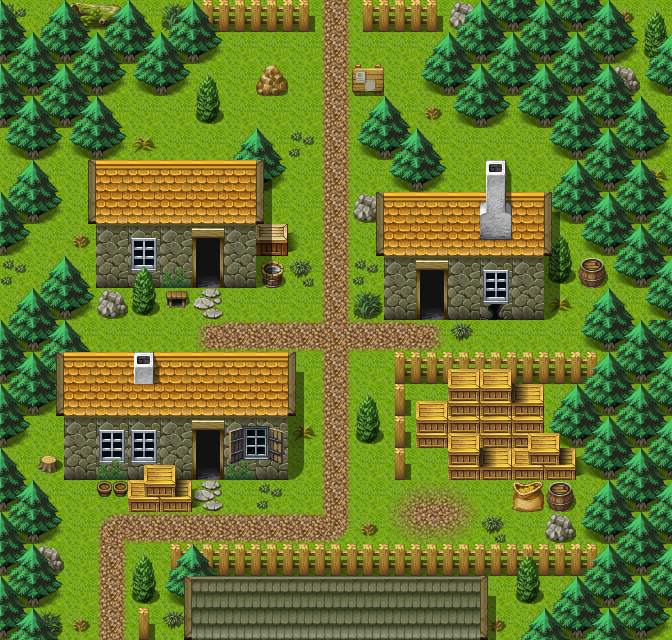

Below is a game level as drawn by its tile map, then a one-line description and the .tmx that defines it (tile-layer data replaced by summaries):
An orthogonal 21x20 tile map with 32x32 px tiles, 3 tile layers (Ground, Objects, Above), 1 hidden layer not drawn, 21 tilesets and 9 objects (5x mapchange, 3x spawn, sign).

<map version="1.0" orientation="orthogonal" width="21" height="20" tilewidth="32" tileheight="32">
    <properties>
        <property name="outdoors" value="1" />
    </properties>
    <tileset firstgid="1" name="map_6" tilewidth="32" tileheight="32">
        <image source="../drawable/map_6.png" width="256" height="256" />
    </tileset>
    <tileset firstgid="65" name="map_27" tilewidth="32" tileheight="32">
        <image source="../drawable/map_27.png" width="256" height="256" />
    </tileset>
    <tileset firstgid="129" name="map_22" tilewidth="32" tileheight="32">
        <image source="../drawable/map_22.png" width="256" height="256" />
    </tileset>
    <tileset firstgid="193" name="map_7" tilewidth="32" tileheight="32">
        <image source="../drawable/map_7.png" width="256" height="256" />
    </tileset>
    <tileset firstgid="257" name="map_28" tilewidth="32" tileheight="32">
        <image source="../drawable/map_28.png" width="256" height="256" />
    </tileset>
    <tileset firstgid="321" name="map_5" tilewidth="32" tileheight="32">
        <image source="../drawable/map_5.png" width="256" height="256" />
    </tileset>
    <tileset firstgid="385" name="map_4" tilewidth="32" tileheight="32">
        <image source="../drawable/map_4.png" width="256" height="256" />
    </tileset>
    <tileset firstgid="449" name="map_3" tilewidth="32" tileheight="32">
        <image source="../drawable/map_3.png" width="256" height="256" />
    </tileset>
    <tileset firstgid="513" name="map_21" tilewidth="32" tileheight="32">
        <image source="../drawable/map_21.png" width="256" height="256" />
    </tileset>
    <tileset firstgid="577" name="map_9" tilewidth="32" tileheight="32">
        <image source="../drawable/map_9.png" width="256" height="256" />
    </tileset>
    <tileset firstgid="641" name="map_1" tilewidth="32" tileheight="32">
        <image source="../drawable/map_1.png" width="256" height="256" />
    </tileset>
    <tileset firstgid="705" name="map_15" tilewidth="32" tileheight="32">
        <image source="../drawable/map_15.png" width="256" height="256" />
    </tileset>
    <tileset firstgid="769" name="map_26" tilewidth="32" tileheight="32">
        <image source="../drawable/map_26.png" width="256" height="256" />
    </tileset>
    <tileset firstgid="833" name="map_8" tilewidth="32" tileheight="32">
        <image source="../drawable/map_8.png" width="256" height="256" />
    </tileset>
    <tileset firstgid="897" name="map_18" tilewidth="32" tileheight="32">
        <image source="../drawable/map_18.png" width="256" height="256" />
    </tileset>
    <tileset firstgid="961" name="map_0" tilewidth="32" tileheight="32">
        <image source="../drawable/map_0.png" width="256" height="256" />
    </tileset>
    <tileset firstgid="1025" name="map_10" tilewidth="32" tileheight="32">
        <image source="../drawable/map_10.png" width="256" height="256" />
    </tileset>
    <tileset firstgid="1089" name="map_20" tilewidth="32" tileheight="32">
        <image source="../drawable/map_20.png" width="256" height="256" />
    </tileset>
    <tileset firstgid="1153" name="map_2" tilewidth="32" tileheight="32">
        <image source="../drawable/map_2.png" width="256" height="256" />
    </tileset>
    <tileset firstgid="1217" name="map_19" tilewidth="32" tileheight="32">
        <image source="../drawable/map_19.png" width="256" height="256" />
    </tileset>
    <tileset firstgid="1281" name="map_11" tilewidth="32" tileheight="32">
        <image source="../drawable/map_11.png" width="256" height="256" />
    </tileset>
    <layer name="Ground" width="21" height="20">
        <data>[420 cells, 420 non-empty, 8 distinct tile ids]</data>
    </layer>
    <layer name="Objects" width="21" height="20">
        <data>[420 cells, 263 non-empty, 54 distinct tile ids]</data>
    </layer>
    <layer name="Above" width="21" height="20">
        <data>[420 cells, 88 non-empty, 21 distinct tile ids]</data>
    </layer>
    <layer name="Walkable" width="21" height="20" visible="0">
        <data>[420 cells, 292 non-empty, 1 distinct tile ids]</data>
    </layer>
    <objectgroup name="Mapevents" visible="0">
        <object name="south" type="mapchange" x="64" y="608" width="64" height="32">
            <properties>
                <property name="map" value="vilegard_s" />
                <property name="place" value="north" />
            </properties>
        </object>
        <object name="wrye" type="mapchange" x="192" y="448" width="32" height="32">
            <properties>
                <property name="map" value="vilegard_wrye" />
                <property name="place" value="entrance" />
            </properties>
        </object>
        <object name="erttu" type="mapchange" x="192" y="256" width="32" height="32">
            <properties>
                <property name="map" value="vilegard_erttu" />
                <property name="place" value="entrance" />
            </properties>
        </object>
        <object name="kaori" type="mapchange" x="416" y="288" width="32" height="32">
            <properties>
                <property name="map" value="vilegard_kaori" />
                <property name="place" value="entrance" />
            </properties>
        </object>
        <object name="north" type="mapchange" x="320" y="0" width="32" height="32">
            <properties>
                <property name="map" value="road1" />
                <property name="place" value="south" />
            </properties>
        </object>
        <object name="sign_vilegard_n" type="sign" x="352" y="64" width="32" height="32" />
    </objectgroup>
    <objectgroup name="Spawn" visible="0">
        <object name="vilegard_villager_1" type="spawn" x="192" y="96" width="192" height="160">
            <properties>
                <property name="spawngroup" value="vilegard_villager_1" />
            </properties>
        </object>
        <object name="vilegard_villager_2" type="spawn" x="448" y="480" width="96" height="64">
            <properties>
                <property name="spawngroup" value="vilegard_villager_2" />
            </properties>
        </object>
        <object name="vilegard_villager_3" type="spawn" x="224" y="384" width="160" height="160">
            <properties>
                <property name="spawngroup" value="vilegard_villager_3" />
            </properties>
        </object>
    </objectgroup>
    <objectgroup name="Keys" visible="0" />
</map>
